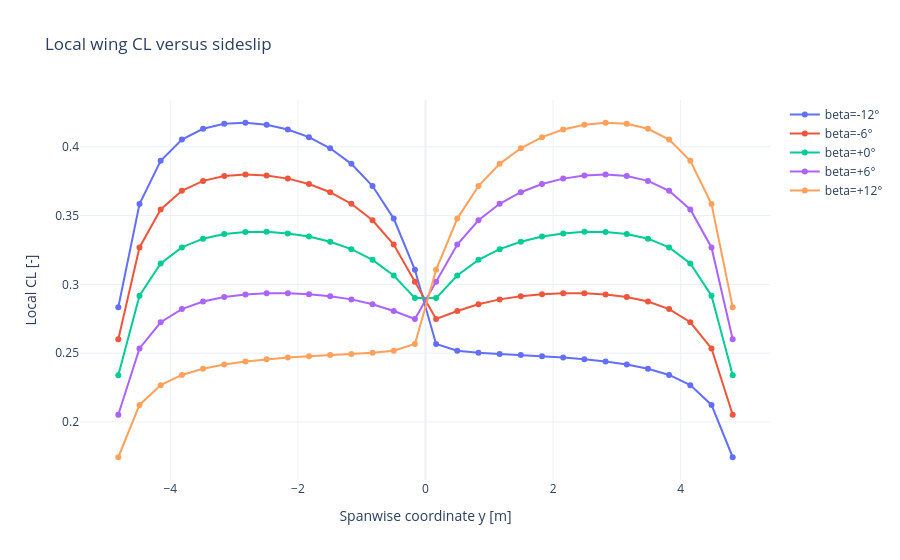
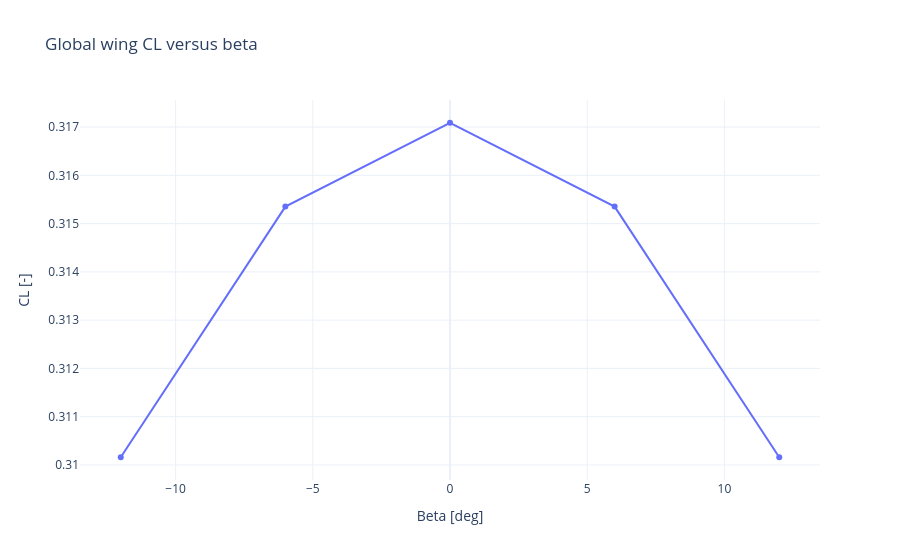

Notebook source saved alongside these figures, in order:
### Code cell
plane_beta = {
    'wing_sections': [{
        'chord_root': 1.0, 'chord_tip': 1.0,
        'span_fraction': 10.0,
        'sweep': np.radians(30.0),
        'dihedral': np.radians(5.0),
        'NACA_root': '4412', 'NACA_tip': '4412',
    }]
}
beta_wing_deg = [-12.0, -6.0, 0.0, 6.0, 12.0]
cl_global_wing_beta = []
cd_wing_beta = []
cl_local_wing_beta = []
span_positions_wing_beta = None

for beta_deg in beta_wing_deg:
    case = VLM(
        plane=plane_beta, u=50.0, rho=1.225,
        alpha=0.0, beta=np.radians(beta_deg),
        n=30, m=6,
    )
    captured = io.StringIO()
    with contextlib.redirect_stdout(captured):
        case.run_vlm()
    assert (case.n, case.m) == (30, 6)
    span_positions = np.array([
        np.mean([
            panel[3][0]
            for panel in case.panel_data[strip * case.m:(strip + 1) * case.m]
        ])
        for strip in range(case.n)
    ])
    if span_positions_wing_beta is None:
        span_positions_wing_beta = span_positions
    else:
        np.testing.assert_allclose(span_positions, span_positions_wing_beta, atol=1e-12)
    cl_global_wing_beta.append(float(case.CL))
    cd_wing_beta.append(float(case.CD))
    cl_local_wing_beta.append(np.asarray(case.CL_locals_wing, dtype=float))
    print(
        'beta={:+.0f}°: CL={:.6f}, induced CD={:.6f}, panels={}'.format(
            beta_deg, case.CL, case.CD, len(case.panel_data)
        )
    )

for positive_index, negative_index in ((0, 4), (1, 3)):
    np.testing.assert_allclose(
        cl_local_wing_beta[positive_index],
        cl_local_wing_beta[negative_index][::-1],
        rtol=1e-8, atol=1e-10,
    )
    np.testing.assert_allclose(
        cl_global_wing_beta[positive_index], cl_global_wing_beta[negative_index],
        rtol=1e-8, atol=1e-10,
    )
    np.testing.assert_allclose(
        cd_wing_beta[positive_index], cd_wing_beta[negative_index],
        rtol=1e-8, atol=1e-10,
    )

center_index = beta_wing_deg.index(0.0)
np.testing.assert_allclose(
    cl_local_wing_beta[center_index],
    cl_local_wing_beta[center_index][::-1],
    rtol=1e-8, atol=1e-10,
 )
positive_beta_index = beta_wing_deg.index(6.0)
positive_y_mean = np.mean(
    cl_local_wing_beta[positive_beta_index][span_positions_wing_beta > 0.0]
 )
negative_y_mean = np.mean(
    cl_local_wing_beta[positive_beta_index][span_positions_wing_beta < 0.0]
 )
assert positive_y_mean > negative_y_mean

wing_local_figure = go.Figure()
for beta_deg, local_cl in zip(beta_wing_deg, cl_local_wing_beta):
    wing_local_figure.add_trace(go.Scatter(
        x=span_positions_wing_beta, y=local_cl,
        mode='lines+markers', name='beta={:+.0f}°'.format(beta_deg),
    ))
wing_local_figure.update_layout(
    title='Local wing CL versus sideslip',
    xaxis_title='Spanwise coordinate y [m]',
    yaxis_title='Local CL [-]', template='plotly_white',
 )
wing_local_figure.show()

wing_global_cl_figure = go.Figure()
wing_global_cl_figure.add_trace(go.Scatter(
    x=beta_wing_deg, y=cl_global_wing_beta,
    mode='lines+markers', name='Global CL',
))
wing_global_cl_figure.update_layout(
    title='Global wing CL versus beta',
    xaxis_title='Beta [deg]', yaxis_title='CL [-]',
    template='plotly_white',
 )
wing_global_cl_figure.show()

wing_global_cd_figure = go.Figure()
wing_global_cd_figure.add_trace(go.Scatter(
    x=beta_wing_deg, y=cd_wing_beta,
    mode='lines+markers', name='Induced CD',
))
wing_global_cd_figure.update_layout(
    title='Wing induced CD versus beta',
    xaxis_title='Beta [deg]', yaxis_title='Induced CD [-]',
    template='plotly_white',
 )
wing_global_cd_figure.show()

assert np.isfinite(cl_global_wing_beta).all()
assert np.isfinite(cd_wing_beta).all()

### Figure 1 — Plotly figure (JSON) as saved in the notebook; plotly's stock layout.template omitted (floating-point values rounded to 4 significant figures)
{"data": [{"mode": "lines+markers", "name": "beta=-12°", "type": "scatter", "x": [-4.815, -4.483, -4.151, -3.819, -3.487, -3.155, -2.823, -2.49, -2.158, -1.826, -1.494, -1.162, -0.8302, -0.4981, -0.166, 0.166, 0.4981, 0.8302, 1.162, 1.494, 1.826, 2.158, 2.49, 2.823, 3.155, 3.487, 3.819, 4.151, 4.483, 4.815], "y": [0.2834, 0.3584, 0.3898, 0.4052, 0.4131, 0.4167, 0.4175, 0.416, 0.4126, 0.407, 0.3989, 0.3876, 0.3715, 0.3478, 0.3106, 0.2567, 0.2517, 0.2502, 0.2494, 0.2486, 0.2478, 0.2468, 0.2456, 0.2439, 0.2418, 0.2387, 0.2341, 0.2267, 0.2123, 0.1743]}, {"mode": "lines+markers", "name": "beta=-6°", "type": "scatter", "x": [-4.815, -4.483, -4.151, -3.819, -3.487, -3.155, -2.823, -2.49, -2.158, -1.826, -1.494, -1.162, -0.8302, -0.4981, -0.166, 0.166, 0.4981, 0.8302, 1.162, 1.494, 1.826, 2.158, 2.49, 2.823, 3.155, 3.487, 3.819, 4.151, 4.483, 4.815], "y": [0.2601, 0.3268, 0.3544, 0.3681, 0.3752, 0.3787, 0.3799, 0.3792, 0.3769, 0.3729, 0.367, 0.3586, 0.3465, 0.3289, 0.3019, 0.2748, 0.2806, 0.2856, 0.2891, 0.2914, 0.2929, 0.2935, 0.2935, 0.2926, 0.2908, 0.2875, 0.282, 0.2724, 0.2534, 0.2052]}, {"mode": "lines+markers", "name": "beta=+0°", "type": "scatter", "x": [-4.815, -4.483, -4.151, -3.819, -3.487, -3.155, -2.823, -2.49, -2.158, -1.826, -1.494, -1.162, -0.8302, -0.4981, -0.166, 0.166, 0.4981, 0.8302, 1.162, 1.494, 1.826, 2.158, 2.49, 2.823, 3.155, 3.487, 3.819, 4.151, 4.483, 4.815], "y": [0.2339, 0.2917, 0.3152, 0.3268, 0.3332, 0.3366, 0.3381, 0.3382, 0.337, 0.3347, 0.331, 0.3256, 0.3178, 0.3065, 0.29, 0.29, 0.3065, 0.3178, 0.3256, 0.331, 0.3347, 0.337, 0.3382, 0.3381, 0.3366, 0.3332, 0.3268, 0.3152, 0.2917, 0.2339]}, {"mode": "lines+markers", "name": "beta=+6°", "type": "scatter", "x": [-4.815, -4.483, -4.151, -3.819, -3.487, -3.155, -2.823, -2.49, -2.158, -1.826, -1.494, -1.162, -0.8302, -0.4981, -0.166, 0.166, 0.4981, 0.8302, 1.162, 1.494, 1.826, 2.158, 2.49, 2.823, 3.155, 3.487, 3.819, 4.151, 4.483, 4.815], "y": [0.2052, 0.2534, 0.2724, 0.282, 0.2875, 0.2908, 0.2926, 0.2935, 0.2935, 0.2929, 0.2914, 0.2891, 0.2856, 0.2806, 0.2748, 0.3019, 0.3289, 0.3465, 0.3586, 0.367, 0.3729, 0.3769, 0.3792, 0.3799, 0.3787, 0.3752, 0.3681, 0.3544, 0.3268, 0.2601]}, {"mode": "lines+markers", "name": "beta=+12°", "type": "scatter", "x": [-4.815, -4.483, -4.151, -3.819, -3.487, -3.155, -2.823, -2.49, -2.158, -1.826, -1.494, -1.162, -0.8302, -0.4981, -0.166, 0.166, 0.4981, 0.8302, 1.162, 1.494, 1.826, 2.158, 2.49, 2.823, 3.155, 3.487, 3.819, 4.151, 4.483, 4.815], "y": [0.1743, 0.2123, 0.2267, 0.2341, 0.2387, 0.2418, 0.2439, 0.2456, 0.2468, 0.2478, 0.2486, 0.2494, 0.2502, 0.2517, 0.2567, 0.3106, 0.3478, 0.3715, 0.3876, 0.3989, 0.407, 0.4126, 0.416, 0.4175, 0.4167, 0.4131, 0.4052, 0.3898, 0.3584, 0.2834]}], "layout": {"title": {"text": "Local wing CL versus sideslip"}, "xaxis": {"title": {"text": "Spanwise coordinate y [m]"}}, "yaxis": {"title": {"text": "Local CL [-]"}}}}

### Figure 2 — Plotly figure (JSON) as saved in the notebook; plotly's stock layout.template omitted (floating-point values rounded to 4 significant figures)
{"data": [{"mode": "lines+markers", "name": "Global CL", "type": "scatter", "x": [-12, -6, 0, 6, 12], "y": [0.3102, 0.3154, 0.3171, 0.3154, 0.3102]}], "layout": {"title": {"text": "Global wing CL versus beta"}, "xaxis": {"title": {"text": "Beta [deg]"}}, "yaxis": {"title": {"text": "CL [-]"}}}}
